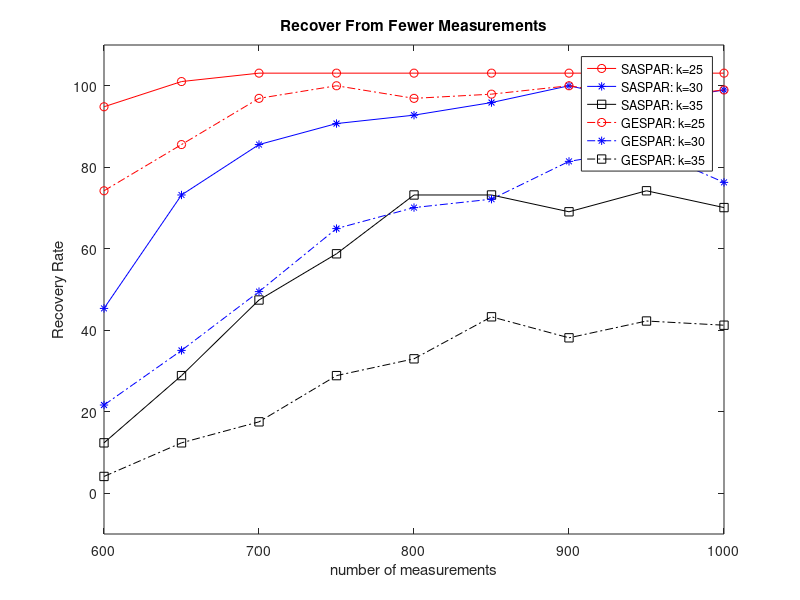

Reproduce this figure in MATLAB.
clf
load fewerMeasurements.mat

tmprecord=[complexGaussian_result(:,:,1);complexGaussian_result(:,:,2)];
mark={'ro-','b*-','ks-','ro-.','b*-.','ks-.'};
for i=1:6
plot(measurementstable(3:end),tmprecord(i,3:end)'/97*100,mark{i})
hold on
end
legend('SASPAR: k=25','SASPAR: k=30','SASPAR: k=35','GESPAR: k=25','GESPAR: k=30','GESPAR: k=35')
xlabel('number of measurements')
ylabel('Recovery Rate')
ylim([-10,110])
title('Recover From Fewer Measurements')